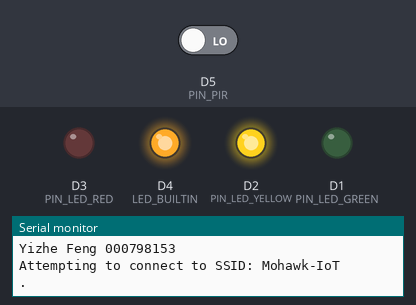
This program was run on a simulated ESP8266 (Wemos D1 mini). On the bench: output pins drawn as LEDs (lit = HIGH, except the on-board LED, lit = LOW), the last lines printed to the serial monitor. Inputs (shaded band) come from the test bench; at power-on: D5 (PIN_PIR) LOW. WiFi joins after 1.5 s; servers stay silent unless stated.

Above: at 0.1 s.
At 6.2 s:
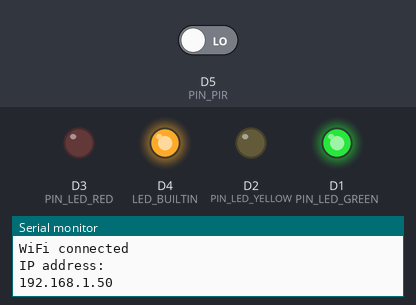
6.3 s: D5 (PIN_PIR) driven HIGH
At 7.2 s:
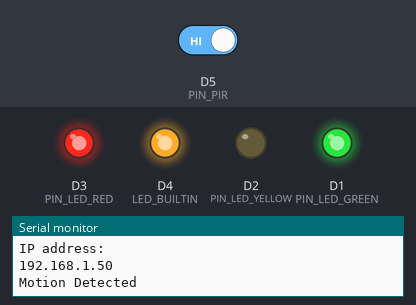
Timing chart, 0 to 10.1 s (numbered marks = the images above; inputs shaded):
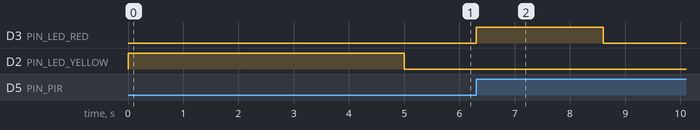

Measured:
- after the input at 6.3 s, D3 (PIN_LED_RED): LOW → HIGH at once, → LOW 2.3 s later

The program:

main.cpp
```cpp
// ******************************************************************
//
//
#include <Arduino.h>
#include <ESP8266WiFi.h>
#include <secrets.h>
#include "ThingSpeak.h" // thingspeak header file


// access credentials for WiFi network.
const char* ssid = "Mohawk-IoT";
const char* password = "IoT@MohawK1";

WiFiClient  client;

unsigned long myChannelNumber = SECRET_CH_ID;
const char * myWriteAPIKey = SECRET_WRITE_APIKEY;


//pin assignments for external LEDs
#define PIN_LED_GREEN D1
#define PIN_LED_YELLOW D2
#define PIN_LED_RED D3
//pin assignment for PIR input
#define PIN_PIR D5
// true when external event occurred
volatile bool bEventOccured = false;

void setup() {

 // setup LED outputs
 pinMode(PIN_LED_GREEN, OUTPUT);
 pinMode(PIN_LED_YELLOW, OUTPUT);
 pinMode(PIN_LED_RED, OUTPUT);
 // setup PIR input
 pinMode(PIN_PIR, INPUT);
 // built-in LED
 pinMode(LED_BUILTIN, OUTPUT);

Serial.begin(115200);
Serial.println("AsyncEvents");
Serial.println("Yizhe Feng 000798153");


//When your application starts, Turn off all the LEDs, except YELLOW. This indicates that a WiFi connection is not yet available.
digitalWrite(PIN_LED_GREEN, LOW);
digitalWrite(PIN_LED_YELLOW, HIGH);
digitalWrite(PIN_LED_RED, LOW);


WiFi.mode(WIFI_STA);

ThingSpeak.begin(client);  // Initialize ThingSpeak

// Connect or reconnect to WiFi
  if(WiFi.status() != WL_CONNECTED){

    Serial.print("Attempting to connect to SSID: ");
    Serial.println(ssid);
    while(WiFi.status() != WL_CONNECTED){
      WiFi.begin(ssid, password);
      Serial.print(".");
      delay(5000);
    }
    Serial.println("\nConnected.");
  }

  //When the WiFi connection has been established, turn off the YELLOW LED and turn on the GREEN LED.
  if (WiFi.status() == WL_CONNECTED){
  digitalWrite(PIN_LED_GREEN, HIGH);
  digitalWrite(PIN_LED_YELLOW, LOW);
  digitalWrite(PIN_LED_RED, LOW);
  Serial.println("WiFi connected");
  Serial.println("IP address: ");
  Serial.println(WiFi.localIP().toString().c_str());
 }
}


// isr for PIR sensor input
void IRAM_ATTR isr() {
  bEventOccured = true;  // set flag
}


void loop() {

  //If the WiFi connection is lost in the future, turn on YELLOW and turn off GREEN.
  if (WiFi.status() != WL_CONNECTED) {
  digitalWrite(PIN_LED_GREEN, LOW);
  digitalWrite(PIN_LED_YELLOW, HIGH);
  digitalWrite(PIN_LED_RED, LOW);
  Serial.println("WiFi disconnected");
  }else{
    //detect the motion when wifi is connected

     //attach interrupt to PIR sensor
     attachInterrupt(digitalPinToInterrupt(D5), isr, RISING);

   // if motion detected
   if (bEventOccured) {
     Serial.println("Motion Detected");
     // turn on RED LED
     digitalWrite(PIN_LED_RED, HIGH);
     delay(2000);
     //Log “1” to ThingSpeak channel
     int x = ThingSpeak.writeField(myChannelNumber, 1, 1, myWriteAPIKey);
      if(x == 200){
        Serial.println("Channel update successful.");
      }
      else{
        Serial.println("Problem updating channel. HTTP error code " + String(x));
      }
      // turn off RED LED after 2 seconds
     digitalWrite(PIN_LED_RED, LOW);
     bEventOccured = false;
  }
  }


}
```

secrets.h
```cpp
#define SECRET_CH_ID            1924047
#define SECRET_WRITE_APIKEY    "7AT8Y2EYIEL8B8TJ"
```
